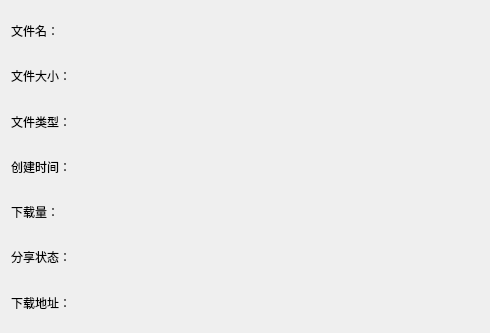
<?xml version="1.0" encoding="UTF-8"?>
<ui version="4.0">
 <class>FileInfoDialog</class>
 <widget class="QWidget" name="FileInfoDialog">
  <property name="geometry">
   <rect>
    <x>0</x>
    <y>0</y>
    <width>490</width>
    <height>333</height>
   </rect>
  </property>
  <property name="windowTitle">
   <string>FileInfoDialog</string>
  </property>
  <layout class="QGridLayout" name="gridLayout">
   <item row="5" column="1">
    <widget class="QLabel" name="labFileShareStatus">
     <property name="text">
      <string/>
     </property>
    </widget>
   </item>
   <item row="0" column="1">
    <widget class="QLabel" name="labFileName">
     <property name="text">
      <string/>
     </property>
    </widget>
   </item>
   <item row="6" column="0">
    <widget class="QLabel" name="label_7">
     <property name="text">
      <string>下载地址：</string>
     </property>
    </widget>
   </item>
   <item row="2" column="0">
    <widget class="QLabel" name="label_3">
     <property name="text">
      <string>文件类型：</string>
     </property>
    </widget>
   </item>
   <item row="0" column="0">
    <widget class="QLabel" name="label">
     <property name="text">
      <string>文件名：</string>
     </property>
    </widget>
   </item>
   <item row="2" column="1">
    <widget class="QLabel" name="labFileType">
     <property name="text">
      <string/>
     </property>
    </widget>
   </item>
   <item row="3" column="1">
    <widget class="QLabel" name="labFileDownloadTilme">
     <property name="text">
      <string/>
     </property>
    </widget>
   </item>
   <item row="4" column="0">
    <widget class="QLabel" name="label_5">
     <property name="text">
      <string>下载量：</string>
     </property>
    </widget>
   </item>
   <item row="5" column="0">
    <widget class="QLabel" name="label_6">
     <property name="text">
      <string>分享状态：</string>
     </property>
    </widget>
   </item>
   <item row="6" column="1">
    <widget class="QLabel" name="labFileDownloadURL">
     <property name="text">
      <string/>
     </property>
    </widget>
   </item>
   <item row="4" column="1">
    <widget class="QLabel" name="labFIlePV">
     <property name="text">
      <string/>
     </property>
    </widget>
   </item>
   <item row="1" column="0">
    <widget class="QLabel" name="label_2">
     <property name="text">
      <string>文件大小：</string>
     </property>
    </widget>
   </item>
   <item row="3" column="0">
    <widget class="QLabel" name="label_4">
     <property name="text">
      <string>创建时间：</string>
     </property>
    </widget>
   </item>
   <item row="1" column="1">
    <widget class="QLabel" name="labFileSize">
     <property name="text">
      <string/>
     </property>
    </widget>
   </item>
  </layout>
 </widget>
 <resources/>
 <connections/>
</ui>
